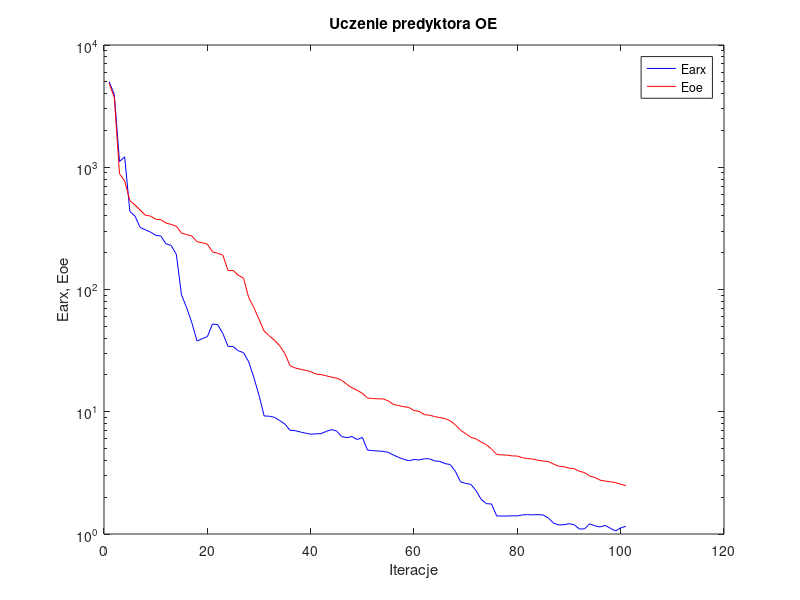
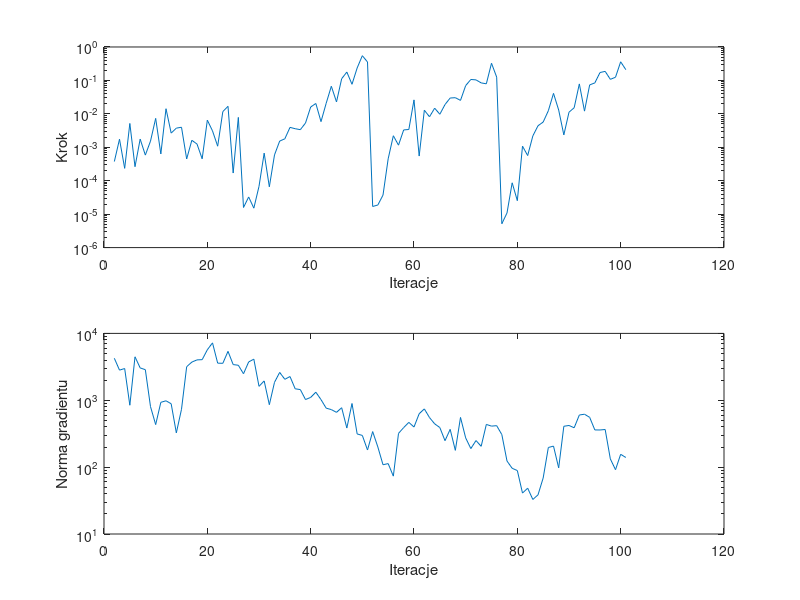

The MATLAB source for these figures, in order:
%uczenie predyktora oe
clear all;
n=0; farx(n+1)=5.004068e+003; foe(n+1)=4.854001e+003; wspucz(n+1)=0.000000e+000; ng(n+1)=0.000000e+000;
%odnowa zmiennej metryki
n=1; farx(n+1)=3.924316e+003; foe(n+1)=3.702965e+003; krok(n+1)=3.749852e-004; ng(n+1)=4.244077e+003;
n=2; farx(n+1)=1.113938e+003; foe(n+1)=8.847918e+002; krok(n+1)=1.742801e-003; ng(n+1)=2.822944e+003;
n=3; farx(n+1)=1.218093e+003; foe(n+1)=7.720418e+002; krok(n+1)=2.345280e-004; ng(n+1)=2.981662e+003;
n=4; farx(n+1)=4.367603e+002; foe(n+1)=5.339331e+002; krok(n+1)=5.162776e-003; ng(n+1)=8.428605e+002;
n=5; farx(n+1)=3.983751e+002; foe(n+1)=4.911232e+002; krok(n+1)=2.626087e-004; ng(n+1)=4.465775e+003;
n=6; farx(n+1)=3.216731e+002; foe(n+1)=4.461446e+002; krok(n+1)=1.758026e-003; ng(n+1)=3.046549e+003;
n=7; farx(n+1)=3.079985e+002; foe(n+1)=4.052005e+002; krok(n+1)=5.840350e-004; ng(n+1)=2.865551e+003;
n=8; farx(n+1)=2.948723e+002; foe(n+1)=3.989237e+002; krok(n+1)=1.532691e-003; ng(n+1)=8.030120e+002;
n=9; farx(n+1)=2.776258e+002; foe(n+1)=3.756364e+002; krok(n+1)=7.321912e-003; ng(n+1)=4.326054e+002;
n=10; farx(n+1)=2.736517e+002; foe(n+1)=3.722851e+002; krok(n+1)=6.326141e-004; ng(n+1)=9.315684e+002;
n=11; farx(n+1)=2.364336e+002; foe(n+1)=3.495043e+002; krok(n+1)=1.423801e-002; ng(n+1)=9.819338e+002;
n=12; farx(n+1)=2.292646e+002; foe(n+1)=3.406889e+002; krok(n+1)=2.659087e-003; ng(n+1)=8.864917e+002;
n=13; farx(n+1)=1.938191e+002; foe(n+1)=3.290973e+002; krok(n+1)=3.740913e-003; ng(n+1)=3.253472e+002;
n=14; farx(n+1)=9.037068e+001; foe(n+1)=2.891765e+002; krok(n+1)=3.974004e-003; ng(n+1)=7.333112e+002;
n=15; farx(n+1)=7.091226e+001; foe(n+1)=2.811408e+002; krok(n+1)=4.476652e-004; ng(n+1)=3.176135e+003;
n=16; farx(n+1)=5.350691e+001; foe(n+1)=2.737659e+002; krok(n+1)=1.620122e-003; ng(n+1)=3.723355e+003;
n=17; farx(n+1)=3.787274e+001; foe(n+1)=2.463894e+002; krok(n+1)=1.250908e-003; ng(n+1)=4.015538e+003;
n=18; farx(n+1)=3.962494e+001; foe(n+1)=2.413761e+002; krok(n+1)=4.526501e-004; ng(n+1)=4.046898e+003;
n=19; farx(n+1)=4.113697e+001; foe(n+1)=2.352304e+002; krok(n+1)=6.480489e-003; ng(n+1)=5.688692e+003;
n=20; farx(n+1)=5.220428e+001; foe(n+1)=2.030352e+002; krok(n+1)=3.096185e-003; ng(n+1)=7.217073e+003;
n=21; farx(n+1)=5.156349e+001; foe(n+1)=1.977700e+002; krok(n+1)=1.078226e-003; ng(n+1)=3.589569e+003;
n=22; farx(n+1)=4.369538e+001; foe(n+1)=1.909770e+002; krok(n+1)=1.171709e-002; ng(n+1)=3.568202e+003;
n=23; farx(n+1)=3.425746e+001; foe(n+1)=1.432444e+002; krok(n+1)=1.679351e-002; ng(n+1)=5.390198e+003;
n=24; farx(n+1)=3.419885e+001; foe(n+1)=1.431326e+002; krok(n+1)=1.697983e-004; ng(n+1)=3.416843e+003;
n=25; farx(n+1)=3.150466e+001; foe(n+1)=1.306003e+002; krok(n+1)=7.830117e-003; ng(n+1)=3.338517e+003;
%odnowa zmiennej metryki
n=26; farx(n+1)=3.045533e+001; foe(n+1)=1.240516e+002; krok(n+1)=1.584198e-005; ng(n+1)=2.491894e+003;
n=27; farx(n+1)=2.563017e+001; foe(n+1)=8.605163e+001; krok(n+1)=3.268967e-005; ng(n+1)=3.743918e+003;
n=28; farx(n+1)=1.908704e+001; foe(n+1)=7.129051e+001; krok(n+1)=1.511997e-005; ng(n+1)=4.117862e+003;
n=29; farx(n+1)=1.364562e+001; foe(n+1)=5.704363e+001; krok(n+1)=6.783250e-005; ng(n+1)=1.615260e+003;
n=30; farx(n+1)=9.234031e+000; foe(n+1)=4.562240e+001; krok(n+1)=6.694872e-004; ng(n+1)=1.946912e+003;
n=31; farx(n+1)=9.194994e+000; foe(n+1)=4.184759e+001; krok(n+1)=6.574850e-005; ng(n+1)=8.583527e+002;
n=32; farx(n+1)=9.000923e+000; foe(n+1)=3.839909e+001; krok(n+1)=5.921158e-004; ng(n+1)=1.854840e+003;
n=33; farx(n+1)=8.468355e+000; foe(n+1)=3.469209e+001; krok(n+1)=1.532691e-003; ng(n+1)=2.609335e+003;
n=34; farx(n+1)=7.936994e+000; foe(n+1)=2.997182e+001; krok(n+1)=1.793067e-003; ng(n+1)=2.058151e+003;
n=35; farx(n+1)=7.056331e+000; foe(n+1)=2.382648e+001; krok(n+1)=3.941672e-003; ng(n+1)=2.263560e+003;
n=36; farx(n+1)=7.003752e+000; foe(n+1)=2.281214e+001; krok(n+1)=3.595805e-003; ng(n+1)=1.485134e+003;
n=37; farx(n+1)=6.831864e+000; foe(n+1)=2.229149e+001; krok(n+1)=3.364099e-003; ng(n+1)=1.443778e+003;
n=38; farx(n+1)=6.684441e+000; foe(n+1)=2.182523e+001; krok(n+1)=5.318174e-003; ng(n+1)=1.025300e+003;
n=39; farx(n+1)=6.549180e+000; foe(n+1)=2.127161e+001; krok(n+1)=1.601914e-002; ng(n+1)=1.103131e+003;
n=40; farx(n+1)=6.596462e+000; foe(n+1)=2.035282e+001; krok(n+1)=2.043074e-002; ng(n+1)=1.320120e+003;
n=41; farx(n+1)=6.626629e+000; foe(n+1)=2.013172e+001; krok(n+1)=5.852382e-003; ng(n+1)=1.023269e+003;
n=42; farx(n+1)=6.902864e+000; foe(n+1)=1.967871e+001; krok(n+1)=2.067140e-002; ng(n+1)=7.618823e+002;
n=43; farx(n+1)=7.144276e+000; foe(n+1)=1.922892e+001; krok(n+1)=6.690237e-002; ng(n+1)=7.251690e+002;
n=44; farx(n+1)=6.966363e+000; foe(n+1)=1.883451e+001; krok(n+1)=2.272397e-002; ng(n+1)=6.594805e+002;
n=45; farx(n+1)=6.264487e+000; foe(n+1)=1.809751e+001; krok(n+1)=1.125137e-001; ng(n+1)=7.736039e+002;
n=46; farx(n+1)=6.144400e+000; foe(n+1)=1.675407e+001; krok(n+1)=1.778431e-001; ng(n+1)=3.842481e+002;
n=47; farx(n+1)=6.264997e+000; foe(n+1)=1.572127e+001; krok(n+1)=7.660919e-002; ng(n+1)=8.949698e+002;
n=48; farx(n+1)=5.924033e+000; foe(n+1)=1.497945e+001; krok(n+1)=2.363480e-001; ng(n+1)=3.135005e+002;
n=49; farx(n+1)=6.170002e+000; foe(n+1)=1.416491e+001; krok(n+1)=5.490988e-001; ng(n+1)=2.979175e+002;
n=50; farx(n+1)=4.858372e+000; foe(n+1)=1.294748e+001; krok(n+1)=3.556863e-001; ng(n+1)=1.803242e+002;
%odnowa zmiennej metryki
n=51; farx(n+1)=4.808289e+000; foe(n+1)=1.282756e+001; krok(n+1)=1.697768e-005; ng(n+1)=3.401823e+002;
n=52; farx(n+1)=4.772733e+000; foe(n+1)=1.277030e+001; krok(n+1)=1.877682e-005; ng(n+1)=2.004105e+002;
n=53; farx(n+1)=4.747031e+000; foe(n+1)=1.274343e+001; krok(n+1)=3.716123e-005; ng(n+1)=1.085631e+002;
n=54; farx(n+1)=4.655826e+000; foe(n+1)=1.228991e+001; krok(n+1)=4.526501e-004; ng(n+1)=1.129162e+002;
n=55; farx(n+1)=4.429825e+000; foe(n+1)=1.149079e+001; krok(n+1)=2.213894e-003; ng(n+1)=7.334763e+001;
n=56; farx(n+1)=4.237197e+000; foe(n+1)=1.124400e+001; krok(n+1)=1.158294e-003; ng(n+1)=3.194354e+002;
n=57; farx(n+1)=4.085362e+000; foe(n+1)=1.099380e+001; krok(n+1)=3.303309e-003; ng(n+1)=3.903394e+002;
n=58; farx(n+1)=3.973659e+000; foe(n+1)=1.084396e+001; krok(n+1)=3.409550e-003; ng(n+1)=4.669223e+002;
n=59; farx(n+1)=4.068197e+000; foe(n+1)=1.023871e+001; krok(n+1)=2.617232e-002; ng(n+1)=3.981804e+002;
n=60; farx(n+1)=4.036795e+000; foe(n+1)=1.006636e+001; krok(n+1)=5.469456e-004; ng(n+1)=6.286162e+002;
n=61; farx(n+1)=4.127106e+000; foe(n+1)=9.463342e+000; krok(n+1)=1.285062e-002; ng(n+1)=7.425332e+002;
n=62; farx(n+1)=4.121267e+000; foe(n+1)=9.376814e+000; krok(n+1)=8.174750e-003; ng(n+1)=5.510734e+002;
n=63; farx(n+1)=3.959266e+000; foe(n+1)=9.134416e+000; krok(n+1)=1.477175e-002; ng(n+1)=4.442115e+002;
n=64; farx(n+1)=3.928332e+000; foe(n+1)=8.965138e+000; krok(n+1)=9.725768e-003; ng(n+1)=3.907422e+002;
n=65; farx(n+1)=3.766125e+000; foe(n+1)=8.790697e+000; krok(n+1)=1.896911e-002; ng(n+1)=2.485478e+002;
n=66; farx(n+1)=3.701628e+000; foe(n+1)=8.446092e+000; krok(n+1)=2.977118e-002; ng(n+1)=3.671187e+002;
n=67; farx(n+1)=3.260466e+000; foe(n+1)=7.822254e+000; krok(n+1)=3.045281e-002; ng(n+1)=1.781890e+002;
n=68; farx(n+1)=2.675230e+000; foe(n+1)=7.059522e+000; krok(n+1)=2.527804e-002; ng(n+1)=5.536547e+002;
n=69; farx(n+1)=2.595230e+000; foe(n+1)=6.619555e+000; krok(n+1)=6.995615e-002; ng(n+1)=2.736930e+002;
n=70; farx(n+1)=2.547689e+000; foe(n+1)=6.181066e+000; krok(n+1)=1.067078e-001; ng(n+1)=1.893589e+002;
n=71; farx(n+1)=2.264542e+000; foe(n+1)=6.001212e+000; krok(n+1)=1.037624e-001; ng(n+1)=2.497564e+002;
n=72; farx(n+1)=1.921360e+000; foe(n+1)=5.647993e+000; krok(n+1)=8.430727e-002; ng(n+1)=2.048383e+002;
n=73; farx(n+1)=1.771305e+000; foe(n+1)=5.369169e+000; krok(n+1)=7.919636e-002; ng(n+1)=4.351253e+002;
n=74; farx(n+1)=1.760449e+000; foe(n+1)=4.957264e+000; krok(n+1)=3.262230e-001; ng(n+1)=4.104717e+002;
n=75; farx(n+1)=1.406232e+000; foe(n+1)=4.476094e+000; krok(n+1)=1.255673e-001; ng(n+1)=4.170460e+002;
%odnowa zmiennej metryki
n=76; farx(n+1)=1.403076e+000; foe(n+1)=4.435352e+000; krok(n+1)=5.163299e-006; ng(n+1)=3.065678e+002;
n=77; farx(n+1)=1.402971e+000; foe(n+1)=4.421186e+000; krok(n+1)=1.085468e-005; ng(n+1)=1.233834e+002;
n=78; farx(n+1)=1.408237e+000; foe(n+1)=4.354224e+000; krok(n+1)=8.669030e-005; ng(n+1)=9.601763e+001;
n=79; farx(n+1)=1.405952e+000; foe(n+1)=4.341660e+000; krok(n+1)=2.529606e-005; ng(n+1)=8.891834e+001;
n=80; farx(n+1)=1.433027e+000; foe(n+1)=4.203223e+000; krok(n+1)=1.081070e-003; ng(n+1)=4.091852e+001;
n=81; farx(n+1)=1.440098e+000; foe(n+1)=4.140687e+000; krok(n+1)=5.651115e-004; ng(n+1)=4.845498e+001;
n=82; farx(n+1)=1.434186e+000; foe(n+1)=4.102397e+000; krok(n+1)=2.186130e-003; ng(n+1)=3.285404e+001;
n=83; farx(n+1)=1.440982e+000; foe(n+1)=4.009377e+000; krok(n+1)=4.408444e-003; ng(n+1)=3.848622e+001;
n=84; farx(n+1)=1.431293e+000; foe(n+1)=3.954919e+000; krok(n+1)=5.680993e-003; ng(n+1)=6.881160e+001;
n=85; farx(n+1)=1.352045e+000; foe(n+1)=3.914312e+000; krok(n+1)=1.238677e-002; ng(n+1)=1.965995e+002;
n=86; farx(n+1)=1.227012e+000; foe(n+1)=3.732800e+000; krok(n+1)=4.095813e-002; ng(n+1)=2.062247e+002;
n=87; farx(n+1)=1.187206e+000; foe(n+1)=3.586237e+000; krok(n+1)=1.303276e-002; ng(n+1)=9.748421e+001;
n=88; farx(n+1)=1.189946e+000; foe(n+1)=3.553355e+000; krok(n+1)=2.344633e-003; ng(n+1)=4.084716e+002;
n=89; farx(n+1)=1.214351e+000; foe(n+1)=3.461062e+000; krok(n+1)=1.121665e-002; ng(n+1)=4.197583e+002;
n=90; farx(n+1)=1.190957e+000; foe(n+1)=3.421986e+000; krok(n+1)=1.521910e-002; ng(n+1)=3.877263e+002;
n=91; farx(n+1)=1.098667e+000; foe(n+1)=3.258138e+000; krok(n+1)=7.866273e-002; ng(n+1)=6.019425e+002;
n=92; farx(n+1)=1.102035e+000; foe(n+1)=3.181982e+000; krok(n+1)=1.207035e-002; ng(n+1)=6.183945e+002;
n=93; farx(n+1)=1.211442e+000; foe(n+1)=2.981121e+000; krok(n+1)=7.338628e-002; ng(n+1)=5.551950e+002;
n=94; farx(n+1)=1.165954e+000; foe(n+1)=2.900035e+000; krok(n+1)=8.430727e-002; ng(n+1)=3.600681e+002;
n=95; farx(n+1)=1.141265e+000; foe(n+1)=2.758517e+000; krok(n+1)=1.722157e-001; ng(n+1)=3.593551e+002;
n=96; farx(n+1)=1.175507e+000; foe(n+1)=2.712153e+000; krok(n+1)=1.865388e-001; ng(n+1)=3.654632e+002;
n=97; farx(n+1)=1.114384e+000; foe(n+1)=2.671137e+000; krok(n+1)=1.076512e-001; ng(n+1)=1.327185e+002;
n=98; farx(n+1)=1.059109e+000; foe(n+1)=2.633789e+000; krok(n+1)=1.245141e-001; ng(n+1)=9.148493e+001;
n=99; farx(n+1)=1.122957e+000; foe(n+1)=2.555124e+000; krok(n+1)=3.607908e-001; ng(n+1)=1.555194e+002;
n=100; farx(n+1)=1.154217e+000; foe(n+1)=2.486709e+000; krok(n+1)=2.093785e-001; ng(n+1)=1.393621e+002;

figure; semilogy(farx,'b'); hold on; semilogy(foe,'r'); xlabel('Iteracje'); ylabel('Earx, Eoe'); legend('Earx','Eoe'); title('Uczenie predyktora OE');
figure; subplot(2,1,1); semilogy(krok); xlabel('Iteracje'); ylabel('Krok');
subplot(2,1,2); semilogy(ng); xlabel('Iteracje'); ylabel('Norma gradientu');
Earx=farx(n+1)
Eoe=foe(n+1)
